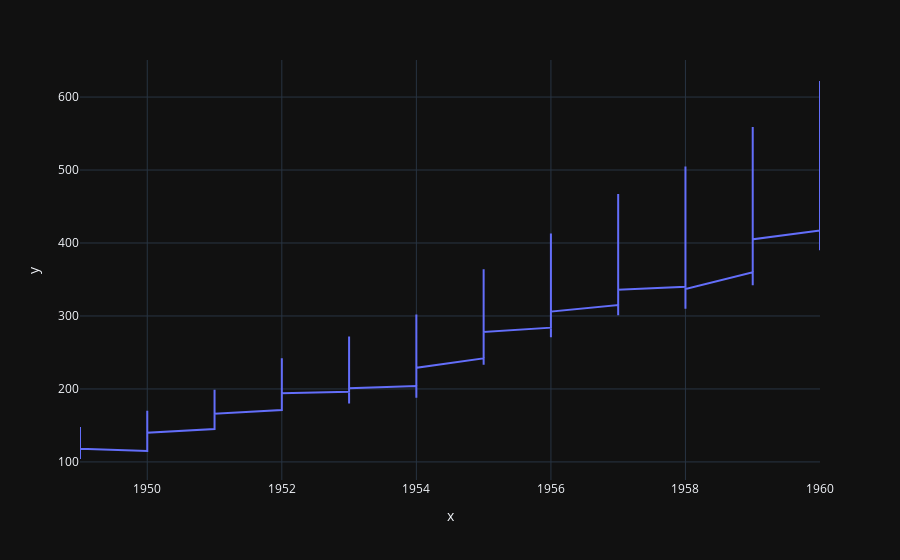

Notebook source saved alongside this figure:
### Code cell
px.line(x=df['year'],y=df['passengers'],template='plotly_dark')

### Figure 1 — Plotly figure (JSON) as saved in the notebook; plotly's stock layout.template omitted (floating-point values rounded to 4 significant figures; data arrays with more than 128 entries replaced by an {"elided": "..."} marker saying what was removed)
{"data": [{"hovertemplate": "x=%{x}<br>y=%{y}<extra></extra>", "legendgroup": "", "line": {"color": "#636efa", "dash": "solid"}, "marker": {"symbol": "circle"}, "mode": "lines", "name": "", "orientation": "v", "showlegend": false, "type": "scatter", "x": {"elided": "144 int values"}, "xaxis": "x", "y": {"elided": "144 int values"}, "yaxis": "y"}], "layout": {"legend": {"tracegroupgap": 0}, "margin": {"t": 60}, "xaxis": {"anchor": "y", "domain": [0, 1], "title": {"text": "x"}}, "yaxis": {"anchor": "x", "domain": [0, 1], "title": {"text": "y"}}}}
